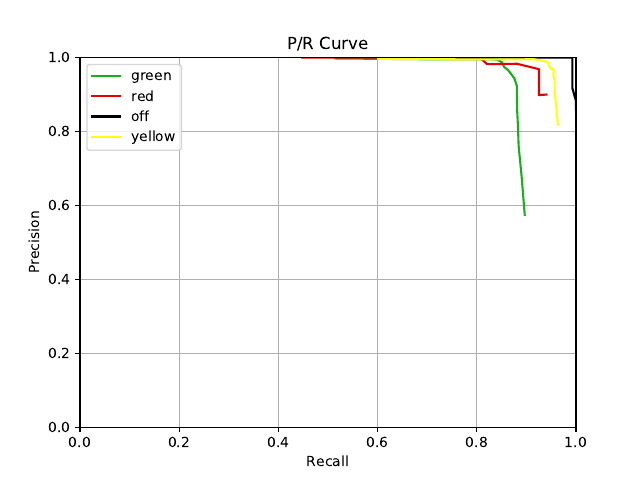

Generate this figure with Python:
import numpy as np
import matplotlib.pyplot as plt

output = np.array(np.load("output.npy"))

print(output)

green = output[:, 0]
red = output[:, 4]
off = output[:, 5]
yellow = output[:, 6]

plt.title("P/R Curve")
plt.xlabel("Recall")
plt.ylabel("Precision")
plt.xlim(0, 1)
plt.ylim(0, 1)

plt.plot(green[:, 1], green[:, 0], "xkcd:green", label="green")
plt.plot(red[:, 1], red[:, 0], "xkcd:red", label="red")
plt.plot(off[:, 1], off[:, 0], "xkcd:black", label="off")
plt.plot(yellow[:, 1], yellow[:, 0], "xkcd:yellow", label="yellow")

plt.legend()
plt.grid()
plt.savefig("pr.png")
plt.savefig("pr.pdf")
